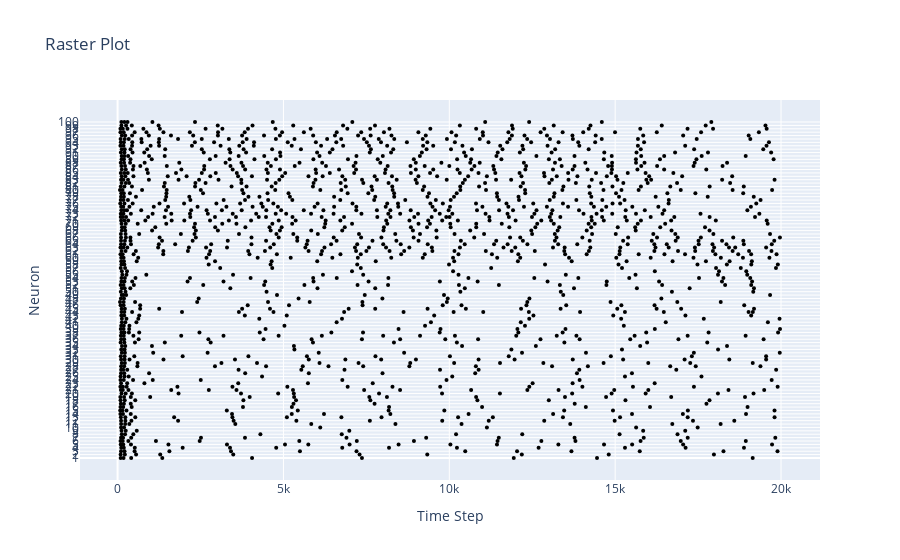

Write notebook code for a chart like this one.
### Code cell
_, fig = firing_rates(firings[:, :Ne], T)
fig.show()

### Figure 1 — Plotly figure (JSON) as saved in the notebook; plotly's stock layout.template omitted (floating-point values rounded to 4 significant figures; data arrays with more than 128 entries replaced by an {"elided": "..."} marker saying what was removed)
{"data": [{"marker": {"color": "black", "size": 4}, "mode": "markers", "type": "scatter", "x": {"elided": "1666 int values"}, "y": {"elided": "1666 int values"}}], "layout": {"autosize": true, "title": {"text": "Raster Plot"}, "xaxis": {"autorange": true, "range": [-1110.0, 21150.0], "title": {"text": "Time Step"}, "type": "linear"}, "yaxis": {"autorange": true, "range": [-7.615, 106.6], "tickmode": "array", "ticktext": [1, 2, 3, 4, 5, 6, 7, 8, 9, 10, 11, 12, 13, 14, 15, 16, 17, 18, 19, 20, 21, 22, 23, 24, 25, 26, 27, 28, 29, 30, 31, 32, 33, 34, 35, 36, 37, 38, 39, 40, 41, 42, 43, 44, 45, 46, 47, 48, 49, 50, 51, 52, 53, 54, 55, 56, 57, 58, 59, 60, 61, 62, 63, 64, 65, 66, 67, 68, 69, 70, 71, 72, 73, 74, 75, 76, 77, 78, 79, 80, 81, 82, 83, 84, 85, 86, 87, 88, 89, 90, 91, 92, 93, 94, 95, 96, 97, 98, 99, 100], "tickvals": [0, 1, 2, 3, 4, 5, 6, 7, 8, 9, 10, 11, 12, 13, 14, 15, 16, 17, 18, 19, 20, 21, 22, 23, 24, 25, 26, 27, 28, 29, 30, 31, 32, 33, 34, 35, 36, 37, 38, 39, 40, 41, 42, 43, 44, 45, 46, 47, 48, 49, 50, 51, 52, 53, 54, 55, 56, 57, 58, 59, 60, 61, 62, 63, 64, 65, 66, 67, 68, 69, 70, 71, 72, 73, 74, 75, 76, 77, 78, 79, 80, 81, 82, 83, 84, 85, 86, 87, 88, 89, 90, 91, 92, 93, 94, 95, 96, 97, 98, 99], "title": {"text": "Neuron"}, "type": "linear"}}}
